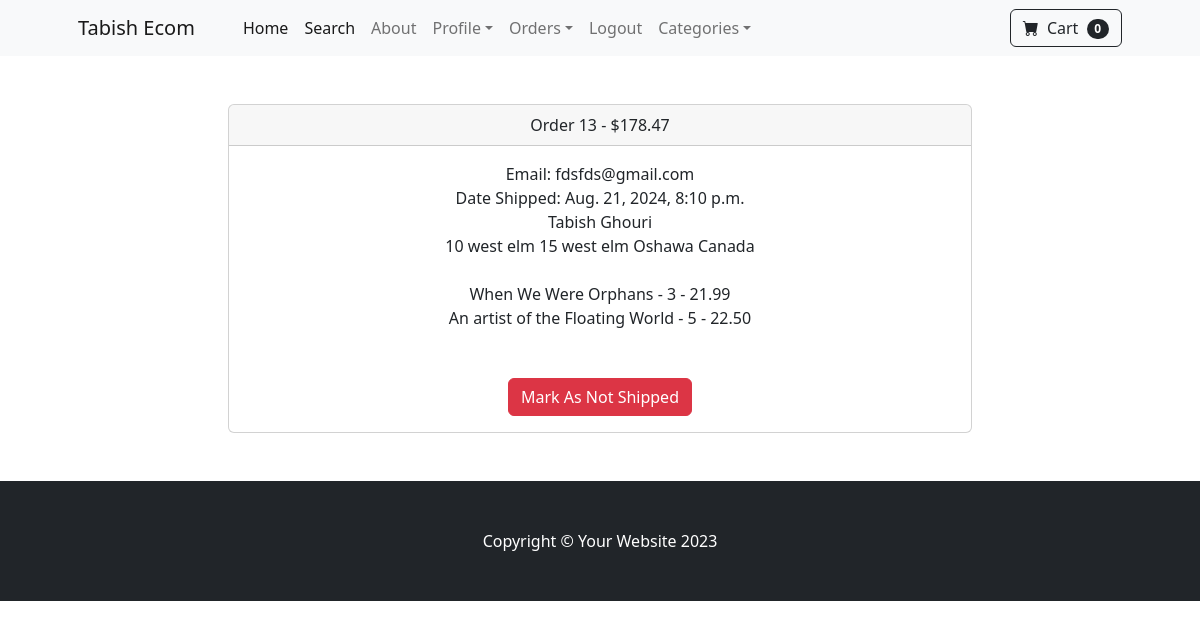
Page /payment/orders/13 (signed in) on the earlier database version.
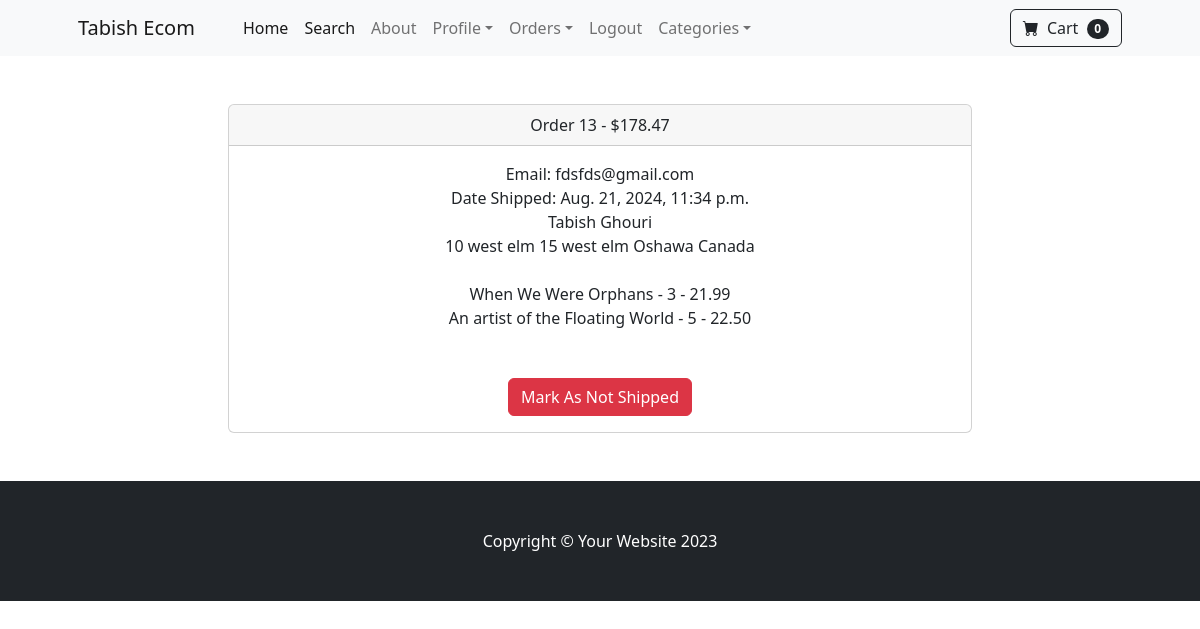
Same page on the later database version.
### payment/models.py (models this page shows, shortened)
class Order(models.Model):
    user = models.ForeignKey(User, on_delete=models.CASCADE, null=True, blank=True)
    full_name = models.CharField(max_length=250)
    email = models.EmailField(max_length=250)
    shipping_address = models.TextField(max_length=15000)
    amount_paid = models.DecimalField(max_digits=7, decimal_places=2)
    date_ordered = models.DateTimeField(auto_now_add=True)
    shipped = models.BooleanField(default=False)
    date_shipped = models.DateTimeField(blank=True, null=True)

### payment/views.py (the view, shortened to what this page needs)
# urls.py: path("orders/<int:pk>", views.orders, name="orders"),
def orders(request, pk):
    if request.user.is_authenticated and request.user.is_superuser:
        order = Order.objects.get(id=pk)
        items = OrderItem.objects.filter(order=pk)
        return render(request, "payment/orders.html", {"order": order, "items": items})
    else:
        messages.success(request, "Access Denied")
        return redirect("home")

### cart/cart.py (called while the page is built)
    def __len__(self):
        return len(self.cart)

### cart/context_processors.py (called while the page is built)
def cart(request):
    return {"cart": Cart(request)}

### store/models.py (called while the page is built)
    def __str__(self):
        return self.name

### payment/templates/payment/orders.html (shortened to what this page needs)
{% extends 'base.html' %} {% block content %}
<div class="container">
    <div class="row">
        <center>
            <div class="col-8">
                <br /></br>
                <div class="card">
                    <div class="card-header">
                        Order {{ order.id }} - ${{ order.amount_paid }}
                    </div>
                    <div class="card-body">
                        Email: {{ order.email }}</br>
                        {% if order.date_shipped %}
                        Date Shipped: {{ order.date_shipped}}</br>
                        {% else %}
                        Date Ordered: {{ order.date_ordered }}
                        {% endif %}
                        {{ order.full_name }} </br>
                        {{ order.shipping_address }}</br>
                        {% for item in items %}
                        {{ item.product }} - {{ item.quantity }} - {{ item.price }} </br>
                        {% endfor %}
                        <br><br>
                        {% if not order.shipped %}
                        <form method="POST">
                            {% csrf_token %}
                            <input type="hidden" name="shipping_status" value="true">
                            <button type="submit" class="btn btn-success"> Mark As Shipped</button>
                        </form>
                        {% else %}
                        <form method="POST">
                            <button type="submit" class="btn btn-danger"> Mark As Not Shipped</button>
                        </form>
                        {% endif %}
                    </div>
                </div>
                <br />
            </div>
        </center>
    </div>
</div>
{% endblock %}

Differences in the rows shown:
changed Order "fdsfds@gmail.com": date_shipped "Aug. 21, 2024, 8:10 p.m." → "Aug. 21, 2024, 11:34 p.m."
